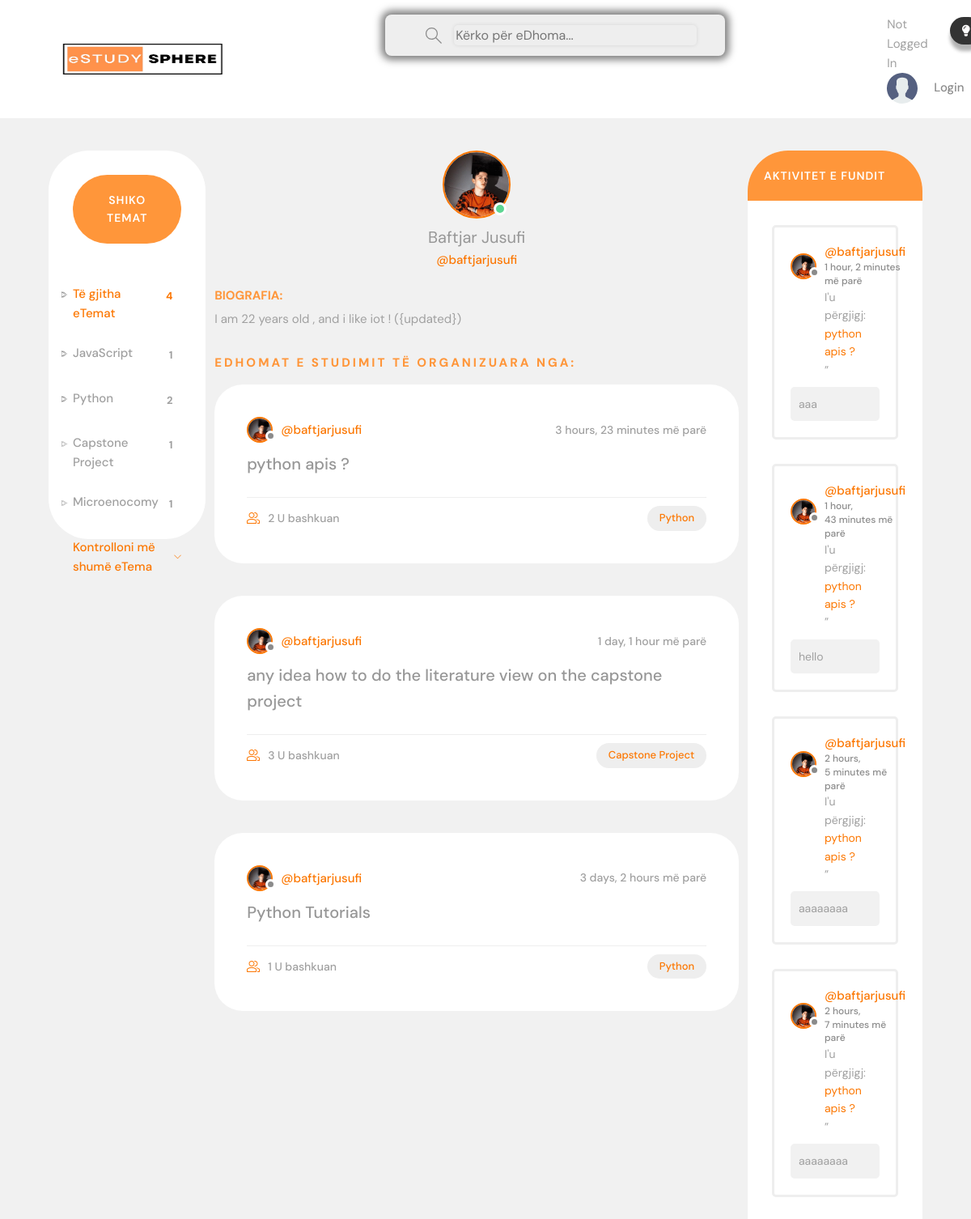
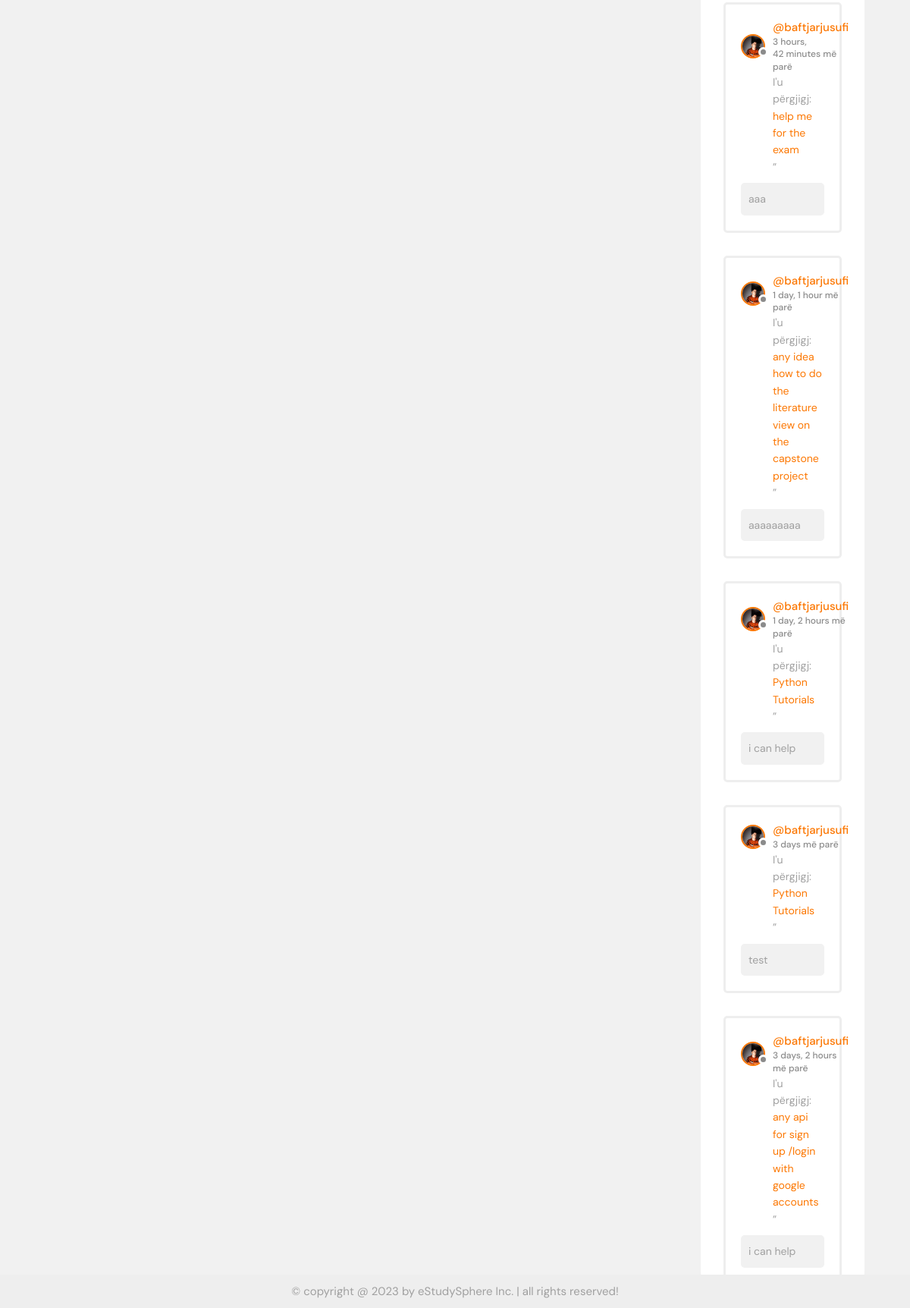
Page /profile/1/ on the committed database (2 pictures, top to bottom).
### base/models.py (models this page shows, shortened)
class Topic(models.Model):
     name = models.CharField(max_length=200)

class User(AbstractUser):
    name = models.CharField(max_length=200, null=True)
    email = models.EmailField(unique=True, null=True)
    bio = models.TextField(null=True)
    avatar = models.ImageField(null=True, default="avatar.svg")
    USERNAME_FIELD = 'email'
    REQUIRED_FIELDS = []

class Room(models.Model):
     host = models.ForeignKey(User, on_delete=models.SET_NULL, null=True)
     topic = models.ForeignKey(Topic, on_delete=models.SET_NULL, null=True)
     name = models.CharField(max_length=200)
     description = models.TextField(null=True, blank=True)
     entrants = models.ManyToManyField(User, related_name='entrants', blank=True)
     updated = models.DateTimeField(auto_now=True)
     created = models.DateTimeField(auto_now_add=True)
     class Meta:
         ordering = ['-updated', '-created'] # order the newest rooms first
     def __str__(self):
         return self.name

class Message(models.Model):
     user = models.ForeignKey(User, on_delete=models.CASCADE)
     room = models.ForeignKey(Room, on_delete=models.CASCADE)
     body = models.TextField()
     updated = models.DateTimeField(auto_now=True)
     created = models.DateTimeField(auto_now_add=True)
     class Meta:
         ordering = ['-updated', '-created'] # order the newest rooms first

### base/views.py (the view)
# urls.py: path('profile/<str:pk>/', views.userProfile, name="user-profile"),
def userProfile(request, pk):
    user = User.objects.get(id=pk)
    rooms = user.room_set.all()
    roommessages = user.message_set.all()
    topics = Topic.objects.all()
    context = {'user': user, 'rooms': rooms, 'roommessages':roommessages, 'topics': topics}
    return render(request, 'base/profile.html', context)

### base/templates/base/profile.html (shortened to what this page needs)
{% extends 'main.html' %}
{% block content %}
  <main class="profile-page layout layout--3">
    <div class="container">
      {% include 'base/topiccomponent.html' %}
      <div class="roomList">
        <div class="profile">
          <div class="profile__avatar">
            <div class="avatar avatar--large active">
              <img src="{{user.avatar.url}}" />
            </div>
          </div>
          <div class="profile__info">
            <h3>{{user.name}}</h3>
            <p>@{{user.username}}</p>
          </div>
          <div class="profile__about">
            <h3>Biografia:</h3>
            <p> {{user.bio}} </p>
          </div>
        </div>
        <div class="roomList__header">
          <div>
            <h2>eDhomat e studimit të organizuara nga:</a>
            </h2>
          </div>
        </div>
        {% include 'base/feedcomponent.html' %}
      </div>
      {% include 'base/activitycomponent.html' %}
    </div>
  </main>
{% endblock content %}

### base/templates/base/topiccomponent.html
<div class="topics">
    <div class="topics__header">
      <h2>Shiko Temat</h2>
    </div>
    <ul class="topics__list">
      <li>
        <a href="{% url 'home' %}" class="active">Të gjitha eTemat<span>{{topics.count}}</span></a>
      </li>
      {% for topic in topics %}
      <li>
        <a href="{% url 'home' %}?q={{topic.name}}">{{topic.name}} <span>{{topic.room_set.all.count}}</span></a>
      </li>
      {% endfor %}
    </ul>
    <a class="btn btn--link" href="{% url 'topics' %}">
      Kontrolloni më shumë eTema
      <svg version="1.1" xmlns="http://www.w3.org/2000/svg" width="36" height="36" viewBox="0 0 32 32">
        <title>chevron-down</title>
        <path d="M16 21l-13-13h-3l16 16 16-16h-3l-13 13z"></path>
      </svg>
    </a>
  </div>

### base/templates/base/feedcomponent.html (shortened to what this page needs)
{% for room in rooms %}
<div class="roomListRoom">
    <div class="roomListRoom__header">
      <a href="{% url 'user-profile' room.host.id %}" class="roomListRoom__author">
        <div class="avatar avatar--small {% if request.user == room.host %}active{% endif %}">
          <img src="{{room.host.avatar.url}}" />
        </div>
        <span>@{{room.host.username}}</span>
      </a>
      <div class="roomListRoom__actions">
        <span>{{room.created|timesince}} më parë</span>
      </div>
    </div>
    <div class="roomListRoom__content">
      <a href="{% url 'room' room.id %}">{{room.name}}</a>
    </div>
    <div class="roomListRoom__meta">
      <a href="{% url 'room' room.id %}" class="roomListRoom__joined">
        {{room.entrants.all.count}} U bashkuan
      </a>
      <p class="roomListRoom__topic">
        <a href="{% url 'home' %}?q={{ room.topic.name|urlencode }}">{{ room.topic.name }}</a>
      </p>
    </div>
  </div>
  {% endfor %}

### base/templates/base/activitycomponent.html (shortened to what this page needs)
<div class="activities">
    <div class="activities__header">
      <h2>Aktivitet e Fundit</h2>
    </div>
    {% for message in roommessages %}
    <div class="activities__box">
      <div class="activities__boxHeader roomListRoom__header">
        <a href="{% url 'user-profile' message.user.id %}" class="roomListRoom__author">
          <div class="avatar avatar--small {% if request.user == message.user %}active{% endif %}">
            <img src="{{message.user.avatar.url}}" />
          </div>
          <p>
            @{{message.user.username}}
            <span>{{message.created|timesince}} më parë</span>
          </p>
        </a>
      </div>
      <div class="activities__boxContent">
        <p>I'u përgjigj: <a href="{% url 'room' message.room.id %} ">{{message.room}}</a>”</p>
        <div class="activities__boxRoomContent">
            {{message.body}}
        </div>
      </div>
    </div>
    {% endfor %}
  </div>

### rows in the picture
Topic: name "JavaScript", room_set.all.count "1"
Topic: name "Python", room_set.all.count "2"
Topic: name "Capstone Project", room_set.all.count "1"
Topic: name "Microenocomy", room_set.all.count "1"
User: avatar (picture), name "Baftjar Jusufi", username "baftjarjusufi", bio "I am 22 years old , and i like iot ! ({updated})"
Room: host.avatar (picture), host.username "baftjarjusufi", created "3 hours, 23 minutes", name "python apis ?", entrants.all.count "2", topic.name "Python"
Room: host.avatar (picture), host.username "baftjarjusufi", created "1 day, 1 hour", name "any idea how to do the literature view on the capstone project", entrants.all.count "3", topic.name "Capstone Project"
Room: host.avatar (picture), host.username "baftjarjusufi", created "3 days, 2 hours", name "Python Tutorials", entrants.all.count "1", topic.name "Python"
Message: user.avatar (picture), user.username "baftjarjusufi", created "1 hour, 2 minutes", room "python apis ?", body "aaa"
Message: user.avatar (picture), user.username "baftjarjusufi", created "1 hour, 43 minutes", room "python apis ?", body "hello"
Message: user.avatar (picture), user.username "baftjarjusufi", created "2 hours, 5 minutes", room "python apis ?", body "aaaaaaaa"
Message: user.avatar (picture), user.username "baftjarjusufi", created "2 hours, 7 minutes", room "python apis ?", body "aaaaaaaa"
Message: user.avatar (picture), user.username "baftjarjusufi", created "3 hours, 42 minutes", room "help me for the exam", body "aaa"
Message: user.avatar (picture), user.username "baftjarjusufi", created "1 day, 1 hour", room "any idea how to do the literature view on the capstone project", body "aaaaaaaaa"
Message: user.avatar (picture), user.username "baftjarjusufi", created "1 day, 2 hours", room "Python Tutorials", body "i can help"
Message: user.avatar (picture), user.username "baftjarjusufi", created "3 days", room "Python Tutorials", body "test"
Message: user.avatar (picture), user.username "baftjarjusufi", created "3 days, 2 hours", room "any api for sign up /login with google accounts", body "i can help"

### other values in the picture
{{ topics.count }} "4"
